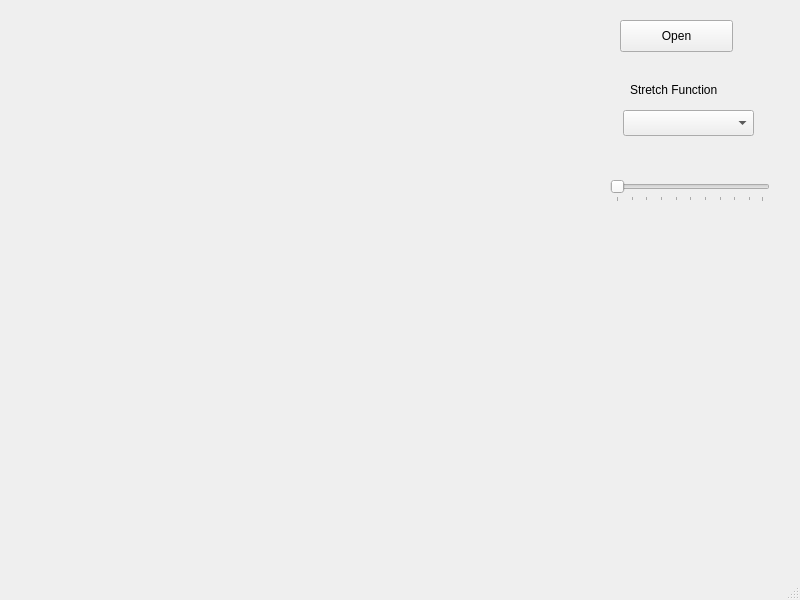
<?xml version="1.0" encoding="UTF-8"?>
<ui version="4.0">
 <class>MainWindow</class>
 <widget class="QMainWindow" name="MainWindow">
  <property name="geometry">
   <rect>
    <x>0</x>
    <y>0</y>
    <width>800</width>
    <height>600</height>
   </rect>
  </property>
  <property name="windowTitle">
   <string>MainWindow</string>
  </property>
  <widget class="QWidget" name="centralwidget">
   <widget class="QPushButton" name="openButton">
    <property name="geometry">
     <rect>
      <x>620</x>
      <y>20</y>
      <width>113</width>
      <height>32</height>
     </rect>
    </property>
    <property name="text">
     <string>Open</string>
    </property>
   </widget>
   <widget class="QWidget" name="mplwindow" native="true">
    <property name="geometry">
     <rect>
      <x>10</x>
      <y>30</y>
      <width>571</width>
      <height>461</height>
     </rect>
    </property>
    <layout class="QVBoxLayout" name="mplvl"/>
   </widget>
   <widget class="QComboBox" name="comboBox">
    <property name="geometry">
     <rect>
      <x>623</x>
      <y>110</y>
      <width>131</width>
      <height>26</height>
     </rect>
    </property>
    <property name="currentText">
     <string/>
    </property>
   </widget>
   <widget class="QSlider" name="varSlider">
    <property name="geometry">
     <rect>
      <x>610</x>
      <y>180</y>
      <width>160</width>
      <height>22</height>
     </rect>
    </property>
    <property name="orientation">
     <enum>Qt::Horizontal</enum>
    </property>
    <property name="tickPosition">
     <enum>QSlider::TicksBelow</enum>
    </property>
   </widget>
   <widget class="QLabel" name="Test">
    <property name="geometry">
     <rect>
      <x>630</x>
      <y>80</y>
      <width>111</width>
      <height>20</height>
     </rect>
    </property>
    <property name="text">
     <string>Stretch Function</string>
    </property>
   </widget>
  </widget>
  <widget class="QMenuBar" name="menubar">
   <property name="geometry">
    <rect>
     <x>0</x>
     <y>0</y>
     <width>800</width>
     <height>22</height>
    </rect>
   </property>
  </widget>
  <widget class="QStatusBar" name="statusbar"/>
 </widget>
 <resources/>
 <connections/>
</ui>
